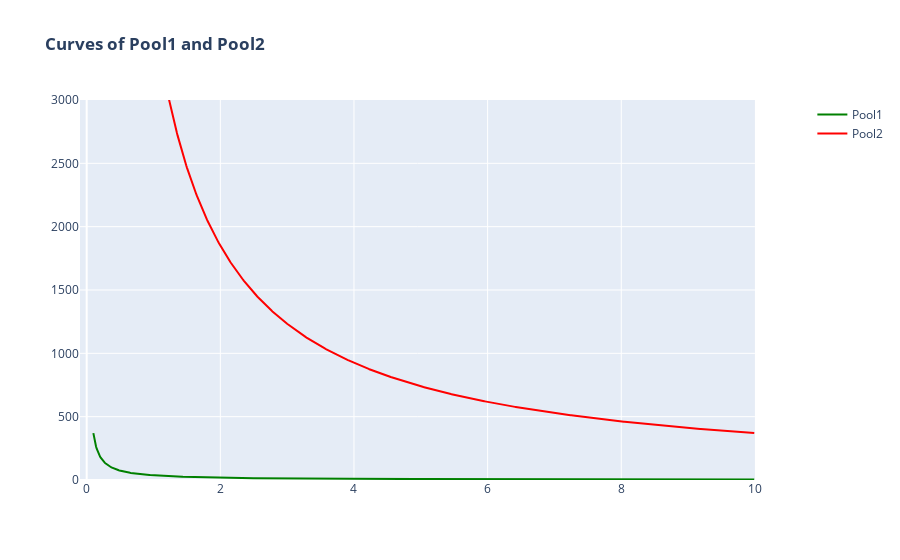

Source (notebook cell):
### Markdown cell above
Explore the general relation between the size of the pool (liquidity m in token C and n in token D) and price changes with a series of experiments.
• derive an expression
• plot a graph

### Code cell
import numpy as np
import plotly
import plotly.graph_objs as go
import plotly.express as px
from plotly.subplots import make_subplots
import pandas as pd
#-----------
def frange(x, y, jump):
    while x < y:
        yield x
        x += jump
#------------------

#Plot curves of the pool=[37, 1] and [370, 10] 
pool1=[37, 1]
pool2=[370, 10]

def inv(pool, weight):
    return pool[0]**weight[0]*(pool[1]**weight[1])
#--------------
inv1=inv(pool1, weight)
inv2=inv(pool2, weight)
#-------------
def f(x,weight, inv):
    return (inv/(x**weight[0]))**(1/weight[1]) 

x1 = np.arange(0.1, 10, 0.01)

fig = make_subplots(specs=[[{'secondary_y': True}]])
fig.add_trace(go.Scatter(x=x1, y=(f(x1,[0.5, 0.5],inv1)),line=dict(color='green'), name="Pool1"), secondary_y=False)
fig.add_trace(go.Scatter(x=x1, y=(f(x1,[0.5,0.5],inv2)), line=dict(color='red'), name="Pool2"), secondary_y=False)
fig.update_layout(title_text='<b>Curves of Pool1 and Pool2</b>')
fig.update_xaxes(title_text='')
fig.update_yaxes(range=[0, 3000])
fig.update_xaxes(range=[-0.1, 10])

fig.show()

### Figure 1 — Plotly figure (JSON) as saved in the notebook; plotly's stock layout.template omitted (floating-point values rounded to 4 significant figures; data arrays with more than 128 entries replaced by an {"elided": "..."} marker saying what was removed)
{"data": [{"line": {"color": "green"}, "name": "Pool1", "type": "scatter", "x": {"elided": "990 float values"}, "xaxis": "x", "y": {"elided": "990 float values"}, "yaxis": "y"}, {"line": {"color": "red"}, "name": "Pool2", "type": "scatter", "x": {"elided": "990 float values"}, "xaxis": "x", "y": {"elided": "990 float values"}, "yaxis": "y"}], "layout": {"title": {"text": "<b>Curves of Pool1 and Pool2</b>"}, "xaxis": {"anchor": "y", "domain": [0, 0.94], "range": [-0.1, 10], "title": {"text": ""}}, "yaxis": {"anchor": "x", "domain": [0, 1], "range": [0, 3000]}, "yaxis2": {"anchor": "x", "overlaying": "y", "range": [0, 3000], "side": "right"}}}
